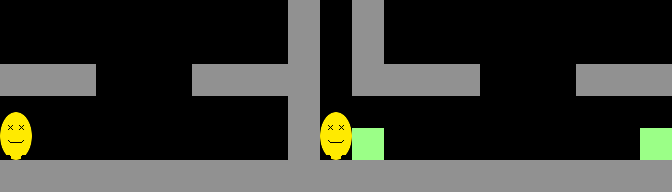

This is a level from a 2D game, rendered from its Tiled map with the project's own tilesets. A one-line summary and the complete map file follow:
An orthogonal 21x6 tile map with 32x32 px tiles, 3 tile layers (universal, world1, world2), 2 tilesets.

<map version="1.0" tiledversion="1.1.4" orientation="orthogonal" renderorder="right-down" width="21" height="6" tilewidth="32" tileheight="32" infinite="0" nextobjectid="1">
 <properties>
  <property name="layout" value="1;2;" />
 </properties>
 <tileset firstgid="1" source="tileset.tsx" />
 <tileset firstgid="13" source="player.tsx" />
 <layer name="universal" width="21" height="6">
  <data encoding="csv">
0,0,0,0,0,0,0,0,0,0,0,0,0,0,0,0,0,0,0,0,0,
0,0,0,0,0,0,0,0,0,0,0,0,0,0,0,0,0,0,0,0,0,
0,0,0,0,0,0,0,0,0,0,0,0,0,0,0,0,0,0,0,0,0,
0,0,0,0,0,0,0,0,0,0,0,0,0,0,0,0,0,0,0,0,0,
0,0,0,0,0,0,0,0,0,0,0,0,0,0,0,0,0,0,0,0,0,
0,0,0,0,0,0,0,0,0,0,0,0,0,0,0,0,0,0,0,0,0
</data>
 </layer>
 <layer name="world1" width="21" height="6">
  <data encoding="csv">
0,0,0,0,0,0,0,0,0,0,0,0,0,0,0,0,0,0,0,0,0,
0,0,0,0,0,0,0,0,0,0,0,0,0,0,0,0,0,0,0,0,0,
3,3,3,0,0,0,3,3,3,0,0,0,3,3,3,0,0,0,3,3,3,
0,0,0,0,0,0,0,0,0,0,0,0,0,0,0,0,0,0,0,0,0,
13,0,0,0,0,0,0,0,0,0,0,0,0,0,0,0,0,0,0,0,2,
3,3,3,3,3,3,3,3,3,3,3,3,3,3,3,3,3,3,3,3,3
</data>
 </layer>
 <layer name="world2" width="21" height="6">
  <data encoding="csv">
0,0,0,0,0,0,0,0,0,3,0,3,0,0,0,0,0,0,0,0,0,
0,0,0,0,0,0,0,0,0,3,0,3,0,0,0,0,0,0,0,0,0,
0,0,0,0,0,0,0,0,0,3,0,3,0,0,0,0,0,0,0,0,0,
0,0,0,0,0,0,0,0,0,3,0,0,0,0,0,0,0,0,0,0,0,
0,0,0,0,0,0,0,0,0,3,13,2,0,0,0,0,0,0,0,0,0,
0,0,0,0,0,0,0,0,0,3,3,3,0,0,0,0,0,0,0,0,0
</data>
 </layer>
</map>
